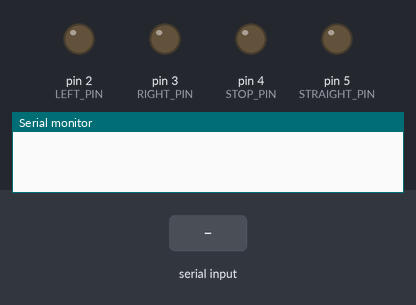
Bench run of a sketch on a simulated Arduino Uno, built with avr-gcc and run on an emulated ATmega328P. On the bench: output pins drawn as LEDs (lit = HIGH), the last lines printed to the serial monitor. Dashed ring = blinking. The test bench sets the inputs (shaded band).

Above: at 1.2 s.
1.3 s: "MOVE_LEFT\n" received over Serial
At 1.7 s:
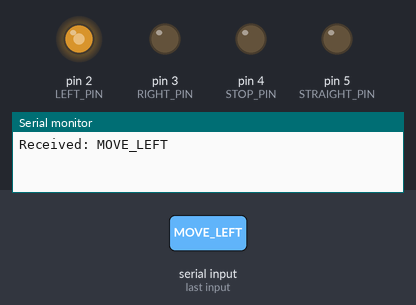
4.3 s: "MOVE_RIGHT\n" received over Serial
At 5.2 s:
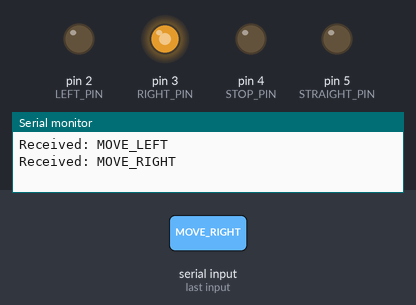
7.3 s: "STRAIGHT\n" received over Serial
At 8.6 s:
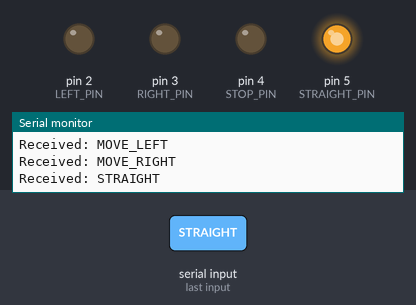
10.3 s: "STOP\n" received over Serial
At 10.5 s:
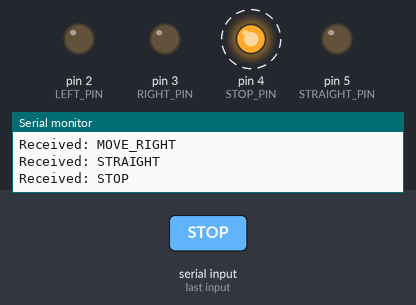
13.3 s: "CONVEYOR_MOVING\n" received over Serial
At 14.7 s:
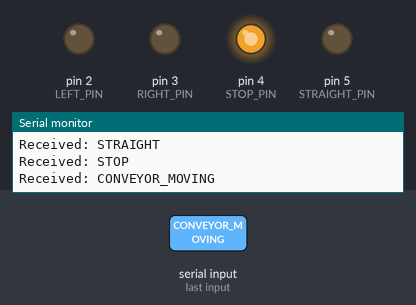
16.3 s: "MOVE_LEFT\n" received over Serial
At 16.7 s:
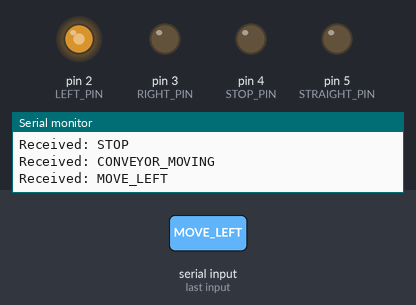
Timing chart, 0 to 18.8 s (numbered marks = the images above; inputs shaded):
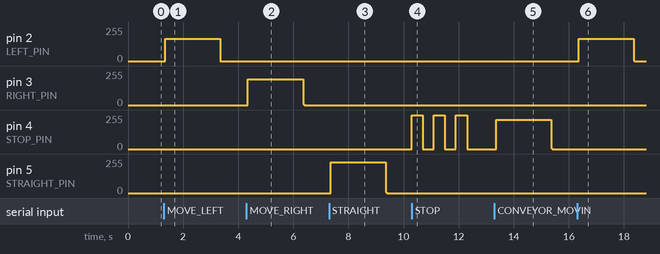

Measured:
- after the input at 1.3 s, pin 2 (LEFT_PIN): 0/255 → 167/255 after 0.05 s, → 0/255 2.0 s later
- after the input at 4.3 s, pin 3 (RIGHT_PIN): 0/255 → 195/255 after 0.05 s, → 0/255 2.0 s later
- after the input at 7.3 s, pin 5 (STRAIGHT_PIN): 0/255 → 232/255 after 0.05 s, → 0/255 2.0 s later
- after the input at 10.3 s, pin 4 (STOP_PIN): alternates 255/255 for 0.40 s and 0/255 for 0.40 s, 6 changes in all, then stays 0/255, starting at once
- after the input at 13.3 s, pin 4 (STOP_PIN): 0/255 → 221/255 after 0.06 s, → 0/255 2.0 s later
- after the input at 16.3 s, pin 2 (LEFT_PIN): 0/255 → 167/255 after 0.05 s, → 0/255 2.0 s later

The sketch:

carwash_led_sign.ino
```cpp
/*
  Car Wash Guidance LED Sign
  ---------------------------
  Receives signal strings over USB serial from run_guidance.py and drives
  the LEDs.

  Wiring:
    LEFT_LED     -> pin 2 (through ~220 ohm resistor to GND)
    RIGHT_LED    -> pin 3
    STOP_LED     -> pin 4
    STRAIGHT_LED -> pin 5

  Python sends one of: MOVE_LEFT, MOVE_RIGHT, STRAIGHT, STOP,
  CONVEYOR_MOVING, WAIT -- each terminated with a newline, and re-sends the
  current signal every 0.5 s as a heartbeat.

  Fail-safe: if nothing arrives for HEARTBEAT_TIMEOUT_MS (Python crashed,
  cable pulled), the sign falls back to WAIT (all LEDs off).

  After editing, re-upload the sketch (Sketch > Upload) and close the
  Serial Monitor before running Python.
*/

const int LEFT_PIN = 2;
const int RIGHT_PIN = 3;
const int STOP_PIN = 4;
const int STRAIGHT_PIN = 5;

const unsigned long BLINK_INTERVAL_MS = 400;
const unsigned long HEARTBEAT_TIMEOUT_MS = 2000;

unsigned long lastBlinkTime = 0;
unsigned long lastMessageTime = 0;
bool blinkState = false;
String currentSignal = "WAIT";

void setup() {
  pinMode(LEFT_PIN, OUTPUT);
  pinMode(RIGHT_PIN, OUTPUT);
  pinMode(STOP_PIN, OUTPUT);
  pinMode(STRAIGHT_PIN, OUTPUT);
  allOff();
  Serial.begin(9600);
  Serial.setTimeout(50);
}

void loop() {
  if (Serial.available() > 0) {
    String incoming = Serial.readStringUntil('\n');
    incoming.trim();
    if (incoming.length() > 0) {
      if (incoming != currentSignal) {
        Serial.print("Received: ");
        Serial.println(incoming);
      }
      currentSignal = incoming;
      lastMessageTime = millis();
    }
  }

  if (millis() - lastMessageTime > HEARTBEAT_TIMEOUT_MS) {
    currentSignal = "WAIT";
  }

  applySignal(currentSignal);
}

void allOff() {
  digitalWrite(LEFT_PIN, LOW);
  digitalWrite(RIGHT_PIN, LOW);
  digitalWrite(STOP_PIN, LOW);
  digitalWrite(STRAIGHT_PIN, LOW);
}

void applySignal(const String &signal) {
  if (signal == "MOVE_LEFT") {
    allOff();
    digitalWrite(LEFT_PIN, HIGH);
  } else if (signal == "MOVE_RIGHT") {
    allOff();
    digitalWrite(RIGHT_PIN, HIGH);
  } else if (signal == "STRAIGHT") {
    allOff();
    digitalWrite(STRAIGHT_PIN, HIGH);
  } else if (signal == "STOP") {
    // Blink the stop LED - more attention-grabbing than solid
    digitalWrite(LEFT_PIN, LOW);
    digitalWrite(RIGHT_PIN, LOW);
    digitalWrite(STRAIGHT_PIN, LOW);
    if (millis() - lastBlinkTime >= BLINK_INTERVAL_MS) {
      blinkState = !blinkState;
      lastBlinkTime = millis();
    }
    digitalWrite(STOP_PIN, blinkState ? HIGH : LOW);
  } else if (signal == "CONVEYOR_MOVING") {
    allOff();
    digitalWrite(STOP_PIN, HIGH);  // solid stop light while moving through
  } else {  // "WAIT" or anything unrecognized -> fail-safe: no "go" signals
    allOff();
  }
}
```
